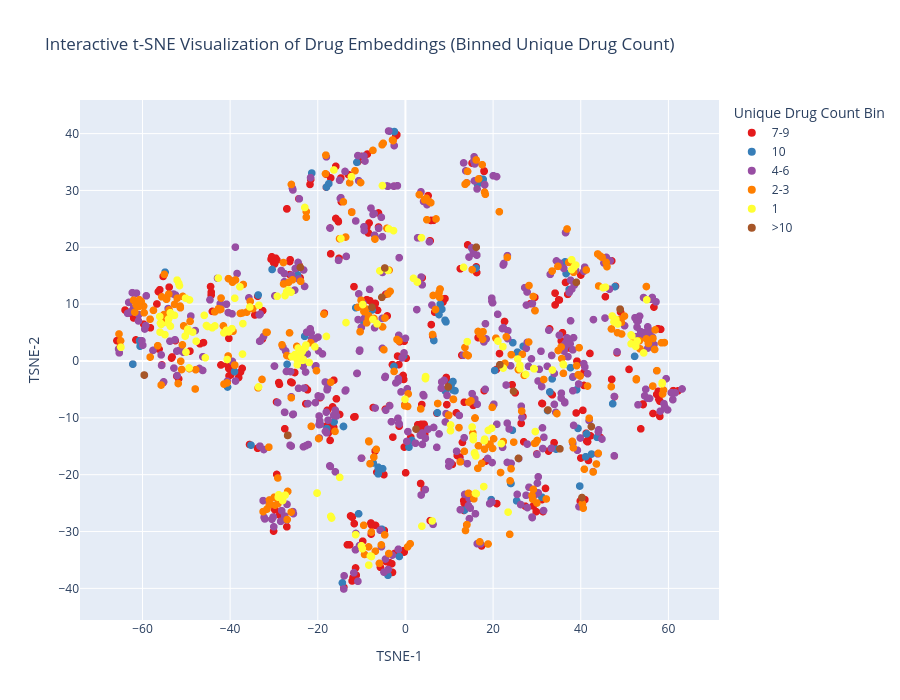

Notebook code cell kept with this figure:
### Code cell
import plotly.express as px
import numpy as np

# Bin drug_unique_count: separate bin for count 1, then bins for higher counts (max is 10)
unique_count = drugsDESC_masked['drug_unique_count']
bins = [0, 1, 2, 4, 7, 10, 11]
labels = ['1', '2-3', '4-6', '7-9', '10', '>10']  # Add '>10' for the last bin
unique_count_binned = pd.cut(unique_count, bins=bins, labels=labels, right=False)

color_sequence = px.colors.qualitative.Set1

fig = px.scatter(
    reduced_embeddings_df,
    x='TSNE-1',
    y='TSNE-2',
    color=unique_count_binned,
    color_discrete_sequence=color_sequence,
    hover_data={
        'Drug Name': drugsDESC_masked.get('Drug Name', None),
        #'Discription': drugsDESC_masked['Discription'],
        'drug_unique_count': drugsDESC_masked['drug_unique_count']
    },
    title='Interactive t-SNE Visualization of Drug Embeddings (Binned Unique Drug Count)'
)

fig.update_traces(marker=dict(size=marker_size))

fig.update_layout(
    legend_title_text='Unique Drug Count Bin',
    width=900,
    height=700
)

fig.show()

### Figure 1 — Plotly figure (JSON) as saved in the notebook; plotly's stock layout.template omitted (floating-point values rounded to 4 significant figures; data arrays with more than 128 entries replaced by an {"elided": "..."} marker saying what was removed)
{"data": [{"customdata": {"elided": "299x2 mixed values"}, "hovertemplate": "color=7-9<br>TSNE-1=%{x}<br>TSNE-2=%{y}<br>Drug Name=%{customdata[0]}<br>drug_unique_count=%{customdata[1]}<extra></extra>", "legendgroup": "7-9", "marker": {"color": "rgb(228,26,28)", "size": 8, "symbol": "circle"}, "mode": "markers", "name": "7-9", "showlegend": true, "type": "scattergl", "x": {"elided": "299 float values"}, "xaxis": "x", "y": {"elided": "299 float values"}, "yaxis": "y"}, {"customdata": {"elided": "88x2 mixed values"}, "hovertemplate": "color=10<br>TSNE-1=%{x}<br>TSNE-2=%{y}<br>Drug Name=%{customdata[0]}<br>drug_unique_count=%{customdata[1]}<extra></extra>", "legendgroup": "10", "marker": {"color": "rgb(55,126,184)", "size": 8, "symbol": "circle"}, "mode": "markers", "name": "10", "showlegend": true, "type": "scattergl", "x": [6.487, -17.49, -11.08, 32.42, 36.66, -35.24, 15.43, -6.215, 33.47, -2.62, -2.532, 41.33, -7.595, 10.83, -21.38, 7.659, 9.108, -1.405, 9.132, 20.03, 9.03, 34.36, -27.0, -5.408, 52.28, 37.66, -17.94, 41.13, 25.55, 31.13, 7.92, 42.46, 11.31, 26.86, 8.31, 9.238, -9.455, 43.73, -3.986, -3.626, 25.37, 1.477, -30.43, 36.43, 16.11, 24.08, 37.35, 0.8067, -7.353, -39.0, 16.44, 24.51, 7.291, 17.0, -6.227, -5.213, 17.74, -10.68, 39.37, 19.57, 47.82, 38.19, -16.29, 24.4, -60.66, -33.6, -62.21, 39.77, 20.36, -60.54, 47.29, -40.59, 24.01, -23.0, -11.33, -6.201, -24.63, -14.13, -14.14, -0.3901, 13.5, 32.93, -14.39, 39.07, 10.52, 10.84, -54.85, -18.01], "xaxis": "x", "y": [3.603, 31.19, 34.95, -8.717, 15.38, -14.81, 19.43, -19.86, -3.148, -0.9624, 40.36, -12.83, 8.975, -5.105, 33.06, 8.159, -5.296, -34.38, -5.125, 32.59, 7.168, -15.51, -0.591, -29.6, 0.817, -1.18, -11.89, -16.85, 1.558, -23.95, 9.975, -16.37, -5.236, 2.591, 9.099, 6.88, 6.761, -13.43, -37.69, 40.44, -24.6, -13.97, 16.1, 17.45, 16.34, -21.54, 12.57, -15.16, -17.95, -1.852, 31.08, 3.218, -9.114, 32.03, -18.68, -18.94, 31.95, -26.88, -11.86, -24.39, 13.08, -2.845, -10.72, -12.18, 3.558, 11.61, -0.5588, -22.0, -1.67, 2.605, -7.525, -4.578, -21.54, 4.339, 9.371, -18.89, 15.16, -11.53, -11.5, 0.8972, -26.23, -5.443, -39.04, -5.06, -3.989, -3.61, 15.62, 30.59], "yaxis": "y"}, {"customdata": {"elided": "448x2 mixed values"}, "hovertemplate": "color=4-6<br>TSNE-1=%{x}<br>TSNE-2=%{y}<br>Drug Name=%{customdata[0]}<br>drug_unique_count=%{customdata[1]}<extra></extra>", "legendgroup": "4-6", "marker": {"color": "rgb(152,78,163)", "size": 8, "symbol": "circle"}, "mode": "markers", "name": "4-6", "showlegend": true, "type": "scattergl", "x": {"elided": "448 float values"}, "xaxis": "x", "y": {"elided": "448 float values"}, "yaxis": "y"}, {"customdata": {"elided": "293x2 mixed values"}, "hovertemplate": "color=2-3<br>TSNE-1=%{x}<br>TSNE-2=%{y}<br>Drug Name=%{customdata[0]}<br>drug_unique_count=%{customdata[1]}<extra></extra>", "legendgroup": "2-3", "marker": {"color": "rgb(255,127,0)", "size": 8, "symbol": "circle"}, "mode": "markers", "name": "2-3", "showlegend": true, "type": "scattergl", "x": {"elided": "293 float values"}, "xaxis": "x", "y": {"elided": "293 float values"}, "yaxis": "y"}, {"customdata": {"elided": "150x2 mixed values"}, "hovertemplate": "color=1<br>TSNE-1=%{x}<br>TSNE-2=%{y}<br>Drug Name=%{customdata[0]}<br>drug_unique_count=%{customdata[1]}<extra></extra>", "legendgroup": "1", "marker": {"color": "rgb(255,255,51)", "size": 8, "symbol": "circle"}, "mode": "markers", "name": "1", "showlegend": true, "type": "scattergl", "x": {"elided": "150 float values"}, "xaxis": "x", "y": {"elided": "150 float values"}, "yaxis": "y"}, {"customdata": [["Butalbital", 10], ["Isradipine", 10], ["Atomoxetine", 10], ["Morphine", 10], ["Zolmitriptan", 10], ["Cisatracurium", 10], ["Atropine", 10], ["Diclofenac", 10], ["Mycophenolic acid", 10], ["Levodopa", 10], ["Ephedrine", 10], ["Salsalate", 10], ["Lopinavir", 10], ["Febuxostat", 10], ["Dexlansoprazole", 10], ["Fidaxomicin", 10], ["Vortioxetine", 10], ["Enalaprilat", 10]], "hovertemplate": "color=>10<br>TSNE-1=%{x}<br>TSNE-2=%{y}<br>Drug Name=%{customdata[0]}<br>drug_unique_count=%{customdata[1]}<extra></extra>", "legendgroup": ">10", "marker": {"color": "rgb(166,86,40)", "size": 8, "symbol": "circle"}, "mode": "markers", "name": ">10", "showlegend": true, "type": "scattergl", "x": [48.98, 9.768, 35.24, 39.0, 40.28, 21.54, 24.66, -7.654, -26.88, 32.51, 25.78, -5.386, -23.99, -4.712, 16.16, -59.61, 42.42, 2.409], "xaxis": "x", "y": [9.124, -4.557, -15.46, 13.84, -24.02, -0.6555, -5.314, 9.435, -13.1, -8.623, -17.12, 11.2, 16.46, 16.36, 20.01, -2.472, -11.54, -11.98], "yaxis": "y"}], "layout": {"height": 700, "legend": {"title": {"text": "Unique Drug Count Bin"}, "tracegroupgap": 0}, "title": {"text": "Interactive t-SNE Visualization of Drug Embeddings (Binned Unique Drug Count)"}, "width": 900, "xaxis": {"anchor": "y", "domain": [0, 1], "title": {"text": "TSNE-1"}}, "yaxis": {"anchor": "x", "domain": [0, 1], "title": {"text": "TSNE-2"}}}}
